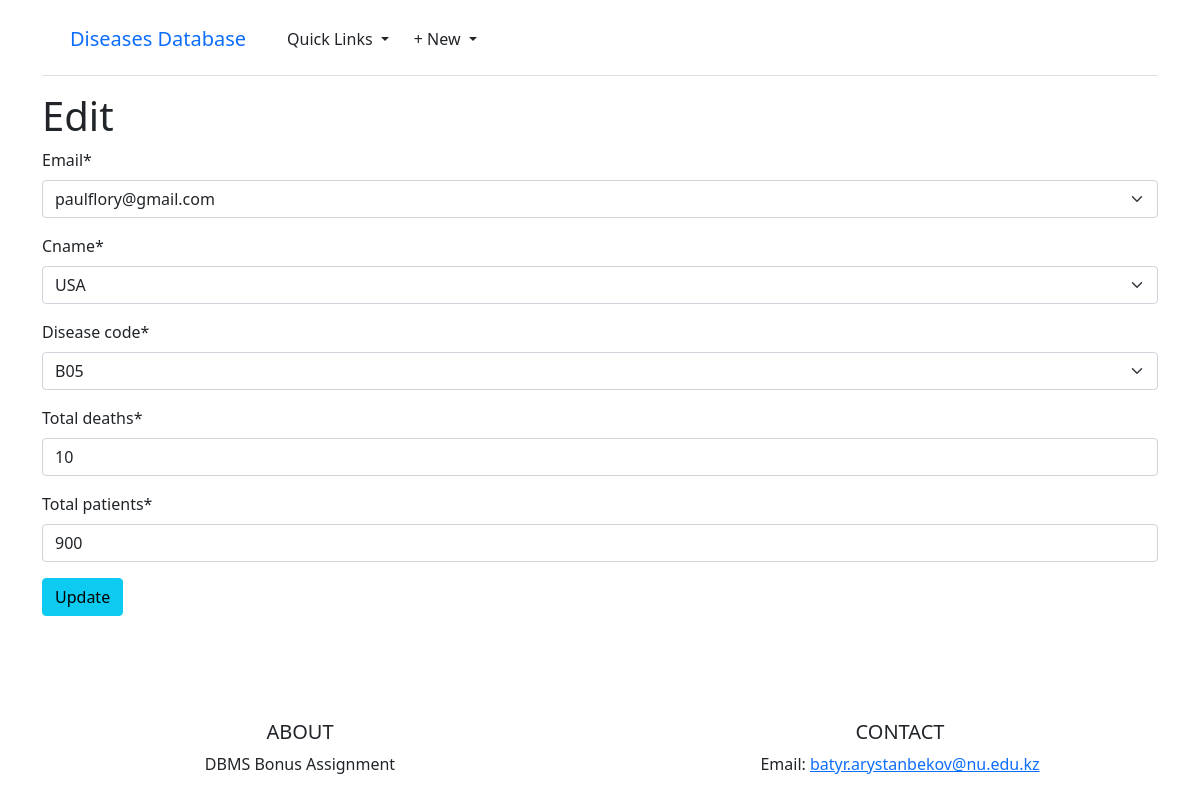
Screenshot of /records/2/edit/ with the database file from the repository.
### objects/models.py (models this page shows, shortened)
class PublicServant(models.Model):
    email = models.OneToOneField(User, on_delete=models.CASCADE, primary_key=True)
    department = models.CharField(max_length=20)
    def __str__(self):
        return str(self.email)

class User(models.Model):
    email = models.CharField(max_length=60, primary_key=True)
    name = models.CharField(max_length=30)
    surname = models.CharField(max_length=40)
    salary = models.PositiveIntegerField()
    phone = models.CharField(max_length=20)
    cname = models.ForeignKey(Country, on_delete=models.CASCADE)
    def __str__(self):
        return self.email

class Country(models.Model):
    class Meta:
        verbose_name_plural = "Countries"
    cname = models.CharField(max_length=50, primary_key=True)
    population = models.PositiveBigIntegerField()
    def __str__(self):
        return self.cname

class Disease(models.Model):
    disease_code = models.CharField(max_length=50, primary_key=True)
    pathogen = models.CharField(max_length=20)
    description = models.CharField(max_length=140)
    id = models.ForeignKey(DiseaseType, on_delete=models.CASCADE)
    def __str__(self):
        return self.disease_code

class Record(models.Model):
    email = models.ForeignKey(PublicServant, on_delete=models.CASCADE)
    cname = models.ForeignKey(Country, on_delete=models.CASCADE)
    disease_code = models.ForeignKey(Disease, on_delete=models.CASCADE)
    total_deaths = models.PositiveIntegerField()
    total_patients = models.PositiveIntegerField()
    class Meta:
        constraints = [
            models.UniqueConstraint(
                fields=['email', 'cname', 'disease_code'], name='unique_email_cname_disease_code_combination'
            )
        ]

### objects/views.py (the view)
# urls.py: path('records/<str:pk>/edit/', RecordUpdateView.as_view(), name='record_edit'),
class RecordUpdateView(UpdateView):
    model = Record
    template_name = 'record/record_edit.html'
    fields = ('email', 'cname', 'disease_code', 'total_deaths', 'total_patients')

### templates/record/record_edit.html
{% extends "base.html" %}
{% load crispy_forms_tags %}
{% block content %}
<h1>Edit</h1>
<form action="" method="post">{% csrf_token %}
    {{ form|crispy }}
    <button class="btn btn-info ml-2" type="submit">Update</button>
</form>
{% endblock content %}

### static/css/carousel.css (style rules this page uses)
body { padding-top: 0.2rem; padding-bottom: 0.5rem; color: #5a5a5a; }

### rows the page displays
PublicServant: email "paulflory@gmail.com"
Country: cname "USA"
Disease: disease_code "B05"
Record: total_deaths "10", total_patients "900"
